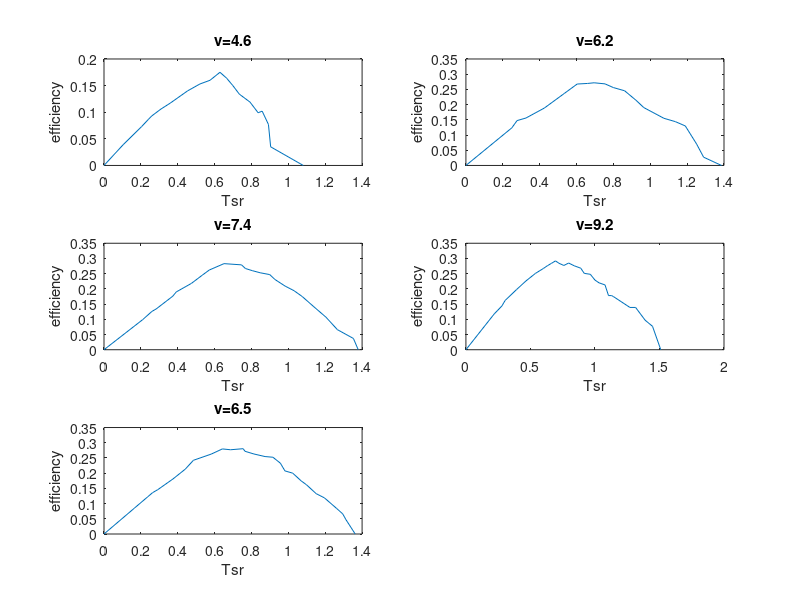

MATLAB code for this plot: (Note: this script raises an error after producing the figure.)
%% Clear and Close Figures
clear ; close all; clc

fprintf('Loading data ...\n');
%% Load Data
data_vel_1 = load('vel_1.txt');
vel_1=4.6;
tsr_1 = data_vel_1(:, 1);
efficiency_1 = data_vel_1(:, 2);
m_1 = length(efficiency_1);

data_vel_2 = load('vel_2.txt');
vel_2=6.2;
tsr_2 = data_vel_2(:, 1);
efficiency_2 = data_vel_2(:, 2);
m_2 = length(efficiency_2);

data_vel_3 = load('vel_3.txt');
vel_3=7.4;
tsr_3 = data_vel_3(:, 1);
efficiency_3 = data_vel_3(:, 2);
m_3 = length(efficiency_3);

data_vel_4 = load('vel_4.txt');
vel_4=9.2;
tsr_4 = data_vel_4(:, 1);
efficiency_4 = data_vel_4(:, 2);
m_4 = length(efficiency_4);

data_vel_5 = load('vel_5.txt');
vel_5=3.2;
tsr_5=data_vel_5(:,1);
efficiency_5=data_vel_5(:,2);
m_5 = length(efficiency_5);

data_vel_6 = load('vel_6.txt');
vel_6=6.5;
tsr_6=data_vel_6(:,1);
efficiency_6=data_vel_6(:,2);
m_6 = length(efficiency_6);

fprintf('plotting data ...\n');

subplot(3,2,1)
plot(tsr_1, efficiency_1,'rx','MarkerSize', 10)
pause;
plot(tsr_1, efficiency_1)
title('v=4.6')
xlabel('Tsr');
ylabel('efficiency');
subplot(3,2,2)
plot(tsr_2,efficiency_2,'rx','MarkerSize', 10)
pause;
plot(tsr_2, efficiency_2)
title('v=6.2')
xlabel('Tsr');
ylabel('efficiency');
subplot(3,2,3)
plot(tsr_3,efficiency_3,'rx','MarkerSize', 10)
pause;
plot(tsr_3, efficiency_3)
title('v=7.4')
xlabel('Tsr');
ylabel('efficiency');
subplot(3,2,4)
plot(tsr_4,efficiency_4,'rx','MarkerSize', 10)
pause;
plot(tsr_4, efficiency_4)
title('v=9.2')
xlabel('Tsr');
ylabel('efficiency');
title('v=9.2')
subplot(3,2,5)
plot(tsr_5,efficiency_5,'rx','MarkerSize', 10)
pause;
plot(tsr_5,efficiency_5)
title('v=3.2')
xlabel('Tsr');
ylabel('efficiency');
title('v=3.2')
pause;
subplot(3,2,5)
plot(tsr_6,efficiency_6,'rx','MarkerSize', 10)
pause;
plot(tsr_6,efficiency_6)
title('v=6.5')
xlabel('Tsr');
ylabel('efficiency');
title('v=6.5')
pause;
%add velocity coloumn to the matrix
data_vel_1=[ones(m_1,1)*vel_1 data_vel_1];%[velocity tsr efficiency]
data_vel_2=[ones(m_2,1)*vel_2 data_vel_2];
data_vel_3=[ones(m_3,1)*vel_3 data_vel_3];
data_vel_4=[ones(m_4,1)*vel_4 data_vel_4];
data_vel_5=[ones(m_5,1)*vel_5 data_vel_5];
data_vel_6=[ones(m_6,1)*vel_6 data_vel_6];
data=[data_vel_1;data_vel_2;data_vel_3;data_vel_4;data_vel_5;data_vel_6];
y=data(:,3);
data(:,3)=data(:,2).^2;
X=data;
% Scale features and set them to zero mean
fprintf('Normalizing Features ...\n');
[X mu sigma] = featureNormalize(X);
[m n]=size(X);
% Add intercept term to X
X=[ones(m,1) X];
fprintf('Running gradient descent ...\n');
% Choose some alpha value
alpha = 0.4;
num_iters = 800;
theta=zeros(n+1,1);
[theta, J_history] = gradientDescentMulti(X, y, theta, alpha, num_iters);
% Plot the convergence graph
figure;
plot(1:numel(J_history), J_history, '-b', 'LineWidth', 2);
xlabel('Number of iterations');
ylabel('Cost J');
% Display gradient descent's result
fprintf('Theta computed from gradient descent: \n');
fprintf(' %f \n', theta);
fprintf('\n');
theta_grad=theta;
% Estimate the price of a vel=9.2, 0.796 tsr
check_value_tsr=1;
price = 0; % You should change this
d = [vel_4 check_value_tsr (check_value_tsr).^2];
design=d;
d = (d - mu) ./ sigma;
d = [1 d];%now add one more coloumn of 1 to d  matrix 
efficiency = d*theta % now you can multiply d with theta to get a value in the same scale
fprintf(['Predicted vel=9.2, tsr=1' ...
         '(using gradient descent):\n %f\n'], efficiency);
fprintf('actual value at tsr=1 is efficiency=0.229 \n')
fprintf('Program paused. Press enter to continue.\n');
pause;
%solving using normal equations
fprintf('Solving with normal equations...\n');
% Calculate the parameters from the normal equation
theta = normalEqn(X, y);
theta_norm=theta;
% Display normal equation's result
fprintf('Theta computed from the normal equations: \n');
fprintf(' %f \n', theta);
fprintf('\n');
% Estimate the price of a vel=9.2,tsr=1
efficiency = 0; % You should change this
efficiency=[1 vel_4 check_value_tsr (check_value_tsr).^2 ]*theta;
fprintf(['Predicted vel=9.2, tsr=1' ...
         '(using normal equation):\n %f\n'], efficiency);
fprintf('actual value at tsr=1 is efficiency=0.229 \n')
fprintf('Program paused. Press enter to continue.\n');
pause;
figure(3);plot(tsr_4,efficiency_4,'rx','MarkerSize', 10);
title('experimental data')
pause;
clf;
hold on;
plot(tsr_4,efficiency_4,'-b');
title('at v=9.2ms experimental vs prediction')
ylabel('efficiency');
xlabel('tsr');
hold on;
fprintf('working for gradient descent..........\n');
pause;
hold on;
d=[vel_4*ones(m_4,1) tsr_4 (tsr_4).^2]; 
d = (d - mu) ./ sigma;
d = [ones(m_4,1) d];
prediction_gradient_descent=d*theta_grad;
plot(tsr_4,prediction_gradient_descent,'-g');
hold on;
prediction_norm=[ones(m_4,1) vel_4*ones(m_4,1) tsr_4 (tsr_4).^2]*theta_norm;
plot(tsr_4,prediction_norm,'-r');
legend('experimental','gradient descent','normal eqn')

positive_difference_value=sqrt((prediction_gradient_descent-efficiency_4).^2);
percentage_variation=(positive_difference_value./efficiency_4)*100;
percentage_variation(1,:)=1;
[m n]=size(percentage_variation);
percentage_variation(m,:)=1;
variation=sum(percentage_variation)/m; 
accuracy=100-variation;
fprintf('accuracy of the gradient descent algorithm is %f\n:...',accuracy)